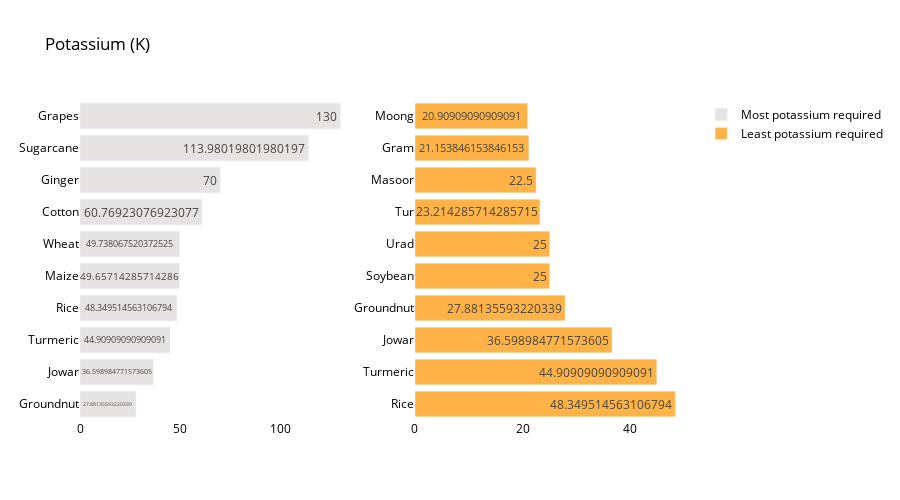

Notebook cell for this chart:
### Code cell
crop_summary_K = crop_summary.sort_values(by='Potassium', ascending=False)
  
fig = make_subplots(rows=1, cols=2)

top = {
    'y' : crop_summary_K['Potassium'][0:10].sort_values().index,
    'x' : crop_summary_K['Potassium'][0:10].sort_values()
}

last = {
    'y' : crop_summary_K['Potassium'][-10:].index,
    'x' : crop_summary_K['Potassium'][-10:]
}

fig.add_trace(
    go.Bar(top,
           name="Most potassium required",
           marker_color=random.choice(colorarr),
           orientation='h',
          text=top['x']),
    
    row=1, col=1
)

fig.add_trace(
    go.Bar(last,
           name="Least potassium required",
           marker_color=random.choice(colorarr),
           orientation='h',
          text=last['x']),
    row=1, col=2
)
fig.update_traces(texttemplate='%{text}', textposition='inside')
fig.update_layout(title_text="Potassium (K)",
                  plot_bgcolor='white',
                  font_size=12, 
                  font_color='black',
                 height=500)

fig.update_xaxes(showgrid=False)
fig.update_yaxes(showgrid=False)
fig.show()

### Figure 1 — Plotly figure (JSON) as saved in the notebook; plotly's stock layout.template omitted (floating-point values rounded to 4 significant figures)
{"data": [{"marker": {"color": "#E5e4e2"}, "name": "Most potassium required", "orientation": "h", "text": [27.88, 36.6, 44.91, 48.35, 49.66, 49.74, 60.77, 70, 114.0, 130], "textposition": "inside", "texttemplate": "%{text}", "type": "bar", "x": [27.88, 36.6, 44.91, 48.35, 49.66, 49.74, 60.77, 70, 114.0, 130], "xaxis": "x", "y": ["Groundnut", "Jowar", "Turmeric", "Rice", "Maize", "Wheat", "Cotton", "Ginger", "Sugarcane", "Grapes"], "yaxis": "y"}, {"marker": {"color": "#Ffb347"}, "name": "Least potassium required", "orientation": "h", "text": [48.35, 44.91, 36.6, 27.88, 25, 25, 23.21, 22.5, 21.15, 20.91], "textposition": "inside", "texttemplate": "%{text}", "type": "bar", "x": [48.35, 44.91, 36.6, 27.88, 25, 25, 23.21, 22.5, 21.15, 20.91], "xaxis": "x2", "y": ["Rice", "Turmeric", "Jowar", "Groundnut", "Soybean", "Urad", "Tur", "Masoor", "Gram", "Moong"], "yaxis": "y2"}], "layout": {"font": {"color": "black", "size": 12}, "height": 500, "plot_bgcolor": "white", "title": {"text": "Potassium (K)"}, "xaxis": {"anchor": "y", "domain": [0, 0.45], "showgrid": false}, "xaxis2": {"anchor": "y2", "domain": [0.55, 1], "showgrid": false}, "yaxis": {"anchor": "x", "domain": [0, 1], "showgrid": false}, "yaxis2": {"anchor": "x2", "domain": [0, 1], "showgrid": false}}}
